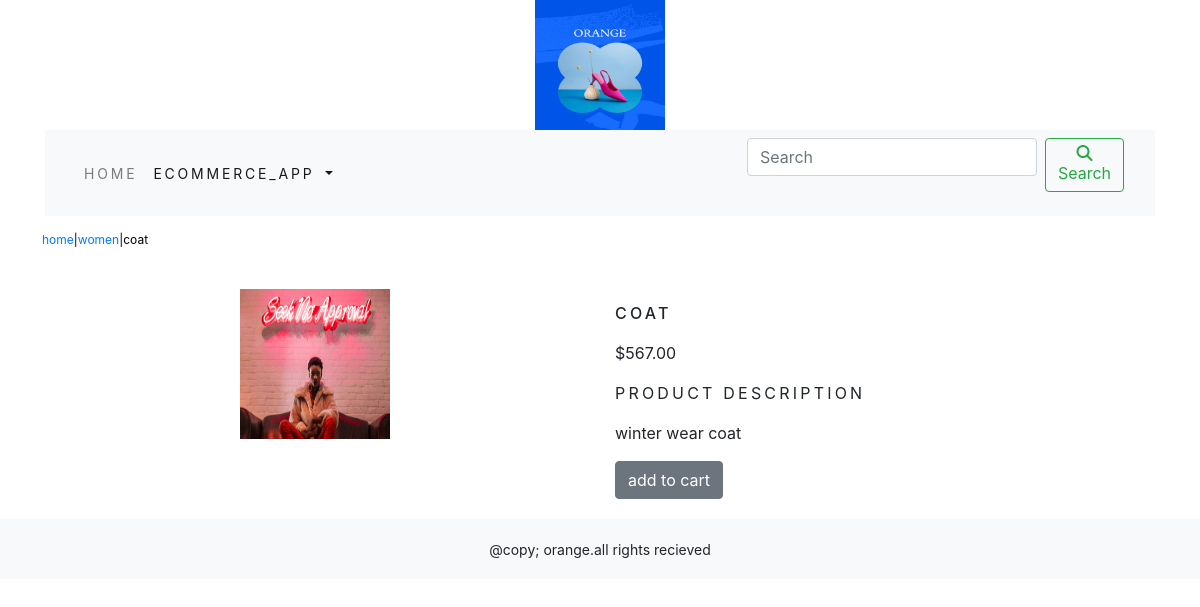
Page /ecommerce_app/women/coat/ on the committed database.
### ecommerce_app/models.py (models this page shows, shortened)
class Product(models.Model):
    name=models.CharField(max_length=250,unique=True)
    slug=models.SlugField(max_length=250,unique=True)
    description=models.TextField()
    price=models.DecimalField(max_digits=10,decimal_places=2)
    category=models.ForeignKey(Category,on_delete=models.CASCADE)
    image=models.ImageField(upload_to='product',blank=True)
    stock=models.IntegerField()
    available=models.BooleanField(default=True)
    created=models.DateTimeField(auto_now_add=True)
    updated=models.DateTimeField(auto_now=True)
    class Meta:
        ordering=('name',)
        verbose_name='product'
        verbose_name_plural='products'

class Category(models.Model):
    name=models.CharField(max_length=250,unique=True)
    slug=models.SlugField(max_length=250,unique=True)
    description=models.TextField()
    image=models.ImageField(upload_to='category',blank=True)
    class Meta:
        ordering=('name',)
        verbose_name='category'
        verbose_name_plural='categories'
    def get_url(self):
        return reverse('ecommerce_app:products_by_category',args=[str(self.slug)])
    def __str__(self):
        return '{}'.format(self.name)

### ecommerce_app/views.py (the view)
# urls.py: path('<slug:c_slug>/<slug:product_slug>/',views.proDetail,name='prodCatdetail')
def proDetail(request,c_slug,product_slug):
    try:
        product=Product.objects.get(category__slug=c_slug,slug=product_slug)
    except Exception as e:
        raise e
    return render(request,'product.html',{'product':product})

### cart/context_processors.py (called while the page is built)
def counter(request):
    item_count=0
    if 'admin' in request.path:
        return {}
    else:
        try:
            cart=Cart.objects.filter(cart_id=_cart_id(request))
            cart_items=CartItem.objects.all().filter(cart=cart[:1])
            for cart_item in cart_items:
                item_count+=cart_item.quantity
        except Cart.DoesNotExist:
            item_count=0
    return dict(item_count=item_count)

### cart/views.py (called while the page is built)
def _cart_id(request):
    cart=request.session.session_key
    if not cart:
        cart=request.session.create()
    return cart

### ecommerce_app/context_processors.py (called while the page is built)
def menu_links(request):
    links=Category.objects.all()
    return dict(links=links)

### templates/product.html (shortened to what this page needs)
{% extends 'base.html' %}
{% load static %}
{% block content %}
<div class="row my_prod_row_class">
    <div class="mx_auto">
        <p><a href="{% url 'ecommerce_app:allProductCat' %}">home</a>|<a href="{{product.category.get_url}}">{{product.category}}</a>|{{product.name}}</p>
    </div>
    <div class="container">
        <br>
        <div class="row">
    <div class="col-12 col-sm-12 col-md-12 col-lg-6 text-center">
        <div style="min-width:18rem">
            <img src="{{product.image.url}}" alt="{{product.name}}" style="width:150px; height:150px;">
        </div>
    </div>
        <div class="col-12 col-sm-12 col-md-12 col-lg-6">
            <div>
                <h1 class="my_prod_title">{{product.name}}</h1>
                <p>${{product.price}}</p>
                <p class="my_title">Product Description</p>
                <p class="text-justify my_prod_text">{{product.description}}</p>
                {% if product.stock <= 0 %}
                    <p class="text-justify my_prod_text"><b>out of stock</b></p>
                {% else %}
                    <a class="btn btn-secondary" href="{% url 'cart:add_cart' product.id %}"> add to cart</a>
                {% endif %}
            </div>
        </div>
    </div>
</div>
</div>
    {% endblock %}

### static/css/custom.css (style rules this page uses)
.my_title { font-size:16px; text-transform:uppercase; letter-spacing: .2em; }
.my_prod_row_class { padding-top: 15px; padding-bottom:20px; }
.my_prod_row_class .mx_auto { color:#000; font-size:12px; text-decoration: none; }
.my_prod_title { font-size:16px; text-transform:uppercase; letter-spacing: .2em; padding-top:15px; padding-bottom:10px; }
.my_prod_text { padding-right:20px; }

### rows in the picture
Product: category "women", name "coat", image (picture), name "COAT", price "567.00", description "winter wear coat"
